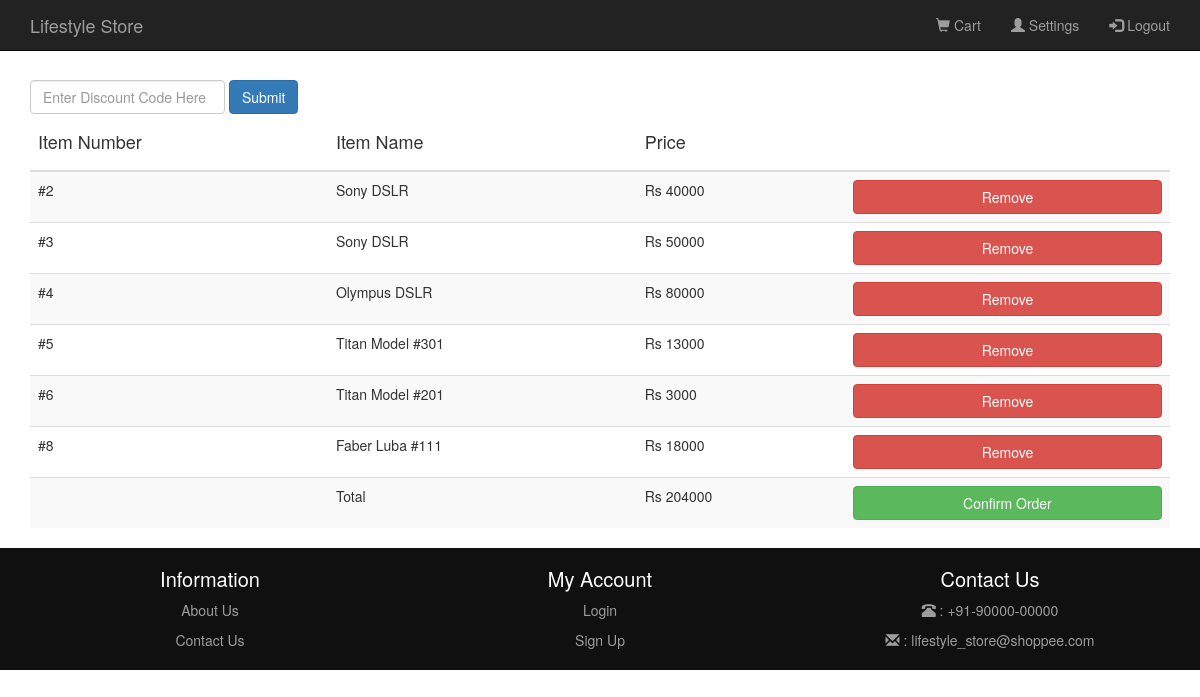
Page /cart2.php (signed in) on the committed database.
### tables this page shows
CREATE TABLE IF NOT EXISTS `users` (
  `uid` int(11) NOT NULL AUTO_INCREMENT,
  `email` varchar(50) NOT NULL,
  `user_password` varchar(20) NOT NULL,
  `first_name` varchar(20) NOT NULL,
  `contact` bigint(10) NOT NULL,
  `city` varchar(20) NOT NULL,
  `address` varchar(500) NOT NULL,
  `registration_timestamp` timestamp NULL DEFAULT current_timestamp(),
  PRIMARY KEY (`uid`)
);

CREATE TABLE IF NOT EXISTS `users_products` (
  `id` int(11) NOT NULL AUTO_INCREMENT,
  `user_id` int(11) NOT NULL,
  `product_id` int(11) NOT NULL,
  `confirmation` varchar(20) NOT NULL,
  `purchase_timestamp` timestamp NOT NULL DEFAULT current_timestamp(),
  PRIMARY KEY (`id`),
  KEY `user_id` (`user_id`,`product_id`),
  KEY `users_products_ibfk_2` (`product_id`)
);

CREATE TABLE IF NOT EXISTS `products` (
  `pid` int(11) NOT NULL AUTO_INCREMENT,
  `product_name` varchar(30) NOT NULL,
  `Price` bigint(10) NOT NULL,
  PRIMARY KEY (`pid`)
);

### cart2.php (the view, shortened to what this page needs)
<?php
    require('includes/common.php');
?>
<!DOCTYPE html>
<html>
    <head>
        <link rel="stylesheet" href="https://maxcdn.bootstrapcdn.com/bootstrap/3.3.7/css/bootstrap.min.css" >
        <link rel="stylesheet" href="newcss.css" type="text/css">
    </head>
    <body>
        <?php
        include('includes/header.php');
        ?>
        <div class="container" style="margin-top: 80px;">
            <form action="discount.php" class="form-inline" method="POST">
            <div class="form-group">
                <input type="password" class="form-control" name="code" placeholder="Enter Discount Code Here">
            </div>
            <div class="form-group">
                <input type="submit" class="btn btn-primary" value="Submit">
            </div>
            </form>
            <table class="table table-striped table-responsive">
        <?php
        $sum = 0;
        $email = $_SESSION['email'];
        $user_query = " SELECT `uid`, `email` FROM `users` WHERE email = '$email' ";
        $user_result = mysqli_query($con, $user_query);
        while($user = mysqli_fetch_array($user_result)){
        $query = " SELECT p.pid, p.product_name, p.Price, up.user_id FROM products p INNER JOIN users_products up ON p.pid = up.product_id WHERE up.user_id = '".$user['uid']."' ";
        $result = mysqli_query($con, $query) ;
        $row = mysqli_num_rows($result);
        if ($row >0) {
            ?>
            <thead>
                <tr>
                    <th><h4>Item Number</h4></th>
                    <th><h4>Item Name</h4></th>
                    <th><h4>Price</h4></th>
                    <th><h4></h4></th>
                </tr>
            </thead>
            <tbody>
                <?php
                while ($item = mysqli_fetch_array($result)) {
                    $sum= $sum + $item['Price'];
                    echo "<tr><td>" . "#" . $item['pid'] . "</td><td>" . $item['product_name'] . "</td><td>Rs " . $item['Price'] . "</td><td><a href='includes/cart_remove.php?pid={$item['pid']}' class='remove_item_link btn btn-danger btn-block'> Remove</a></td></tr>";
                }
                    ?>
                    <?php
                echo "<tr><td></td><td>Total</td><td>Rs " . $sum . "</td><td><a href='success.php' class='btn btn-success btn-block'>Confirm Order</a></td></tr>";
                ?>
            </tbody>
            <?php
        } else {
            echo "<h3>"."<div style='margin-top: 80px; font-family: Poppins;'>Add items to the cart first!</div>"."</h3>";
        }
        }
        ?>
    </table>
    </div>
        <?php
        include('includes/footer.php');
        ?>
    </body>
</html>

### includes/header.php (shortened to what this page needs)
<div class="navbar navbar-inverse navbar-fixed-top">
    <div class="container">
        <div class="navbar-header">
            <a class="navbar-brand" href="index.php">Lifestyle Store</a>
        </div>
        <div class="collapse navbar-collapse" id="myNavbar">
            <ul class="nav navbar-nav navbar-right">
                <?php
                if (isset($_SESSION['email'])) { ?>
                <li><a href = "cart2.php"><span class = "glyphicon glyphicon-shopping-cart"></span> Cart </a></li>
                <li><a href = "settings.php"><span class = "glyphicon glyphicon-user"></span> Settings</a></li>
                <li><a href = "logout.php"><span class = "glyphicon glyphicon-log-in"></span> Logout</a></li>
                <?php } else { ?>
                <li><a href="signup.php" style="text-align: right;"><span class="glyphicon glyphicon-user"></span> Sign Up</a></li>
                <li><a href="login.php" style="text-align: right;"><span class="glyphicon glyphicon-log-in"></span> Login</a></li>
                <?php } ?>
            </ul>
        </div>
    </div>
</div>

### includes/footer.php
<footer>
    <div class="container">
        <div class="row">
            <div class="col-md-4">
                <h4 class="title">Information</h4>
                <p><a href="about_us.php" class="footer_link">About Us</a></p>
                <p><a href="contact_us.php" class="footer_link">Contact Us</a></p>
            </div>
            <div class="col-md-4">
                <h4 class="title">My Account</h4>
                <p><a href="login.php"  class="footer_link">Login</a></p>
                <p><a href="signup.php" class="footer_link">Sign Up</a></p>
            </div>
            <div class="col-md-4">
                <h4 class="title">Contact Us</h4>
                <p  class="footer_link"><span class="glyphicon glyphicon-phone-alt"></span> : +91-90000-00000</p>
                <p  class="footer_link"><span class="glyphicon glyphicon-envelope"></span> : lifestyle_store@shoppee.com</p>
            </div>
        </div>
    </div>
</footer>

### newcss.css (style rules this page uses)
footer { padding: 10px 0; background-color: #101010; color:#9d9d9d; bottom: 0; width: 100%; text-align: center; }
.title { font-size: 20px; color: #fff; }
.footer_link { color: #9d9d9d; text-decoration: none }

### rows in the picture
users: sum "204000"
users_products: product.pid "2", product.product_name "Sony DSLR", product.Price "40000"
users_products: product.pid "3", product.product_name "Sony DSLR", product.Price "50000"
users_products: product.pid "4", product.product_name "Olympus DSLR", product.Price "80000"
users_products: product.pid "5", product.product_name "Titan Model #301", product.Price "13000"
users_products: product.pid "6", product.product_name "Titan Model #201", product.Price "3000"
users_products: product.pid "8", product.product_name "Faber Luba #111", product.Price "18000"
